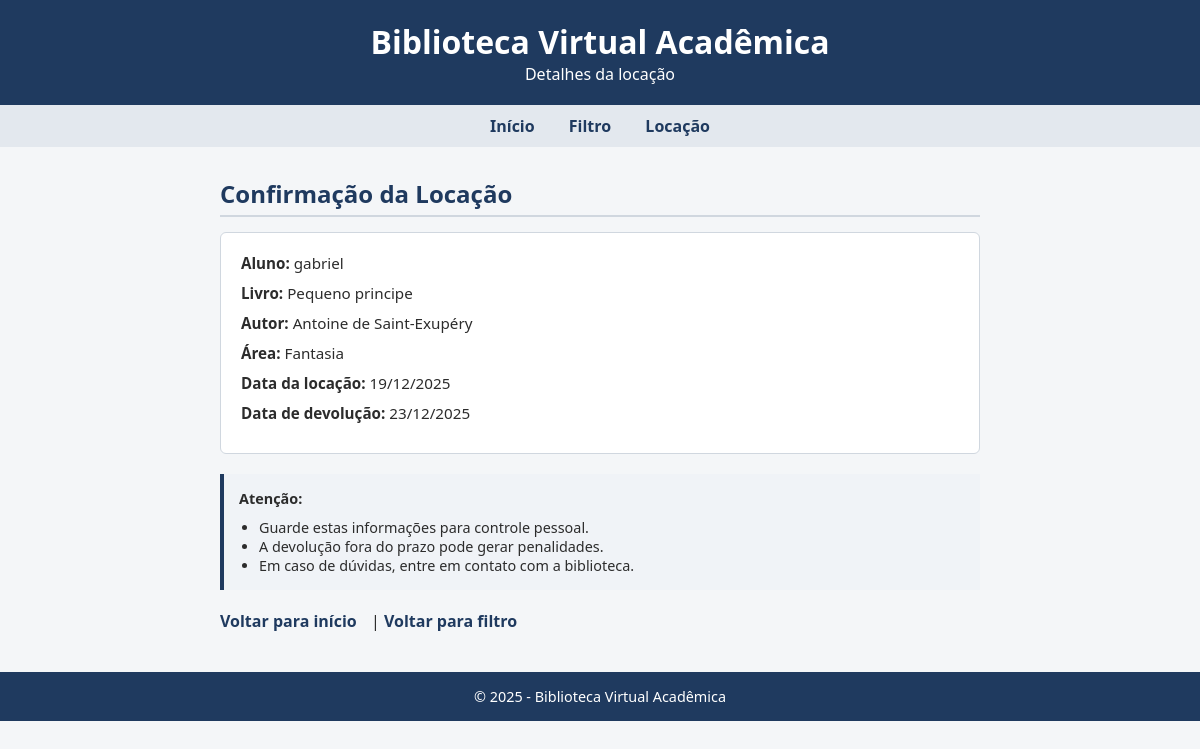
Before: /confirmacao/1/ with the older database file.
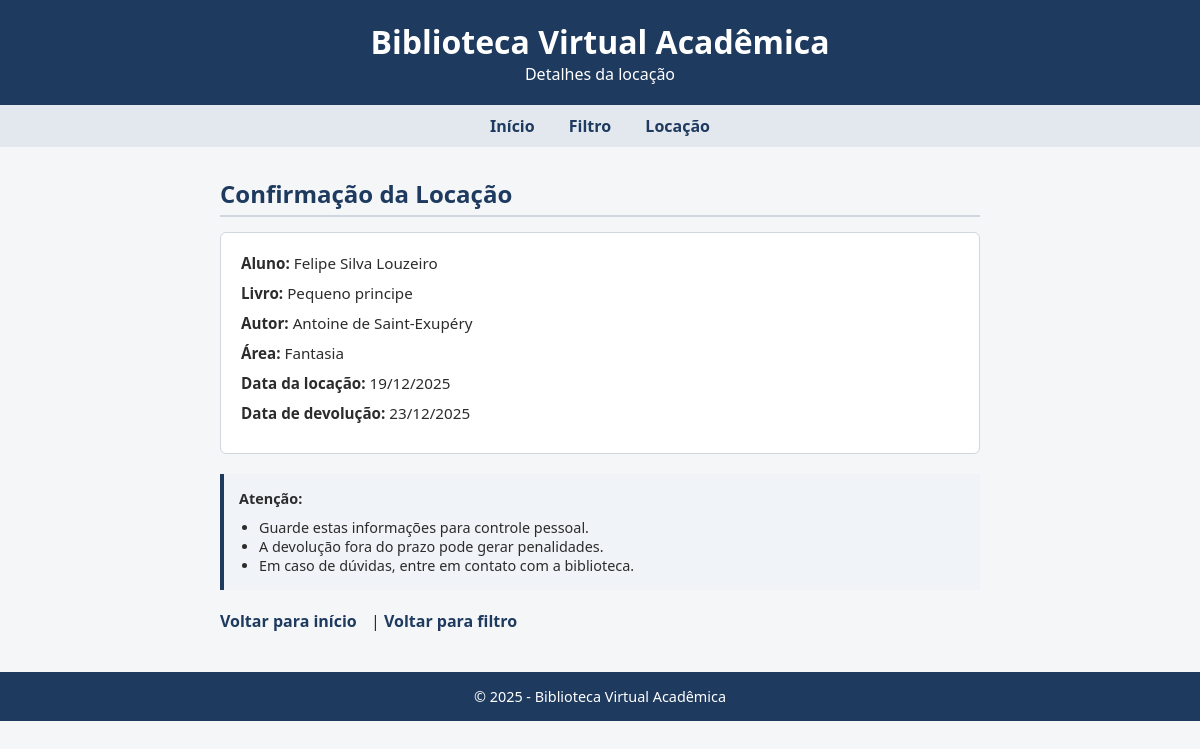
After: the same page with the newer database file.
### cadastro/models.py (models this page shows, shortened)
class Locacao(models.Model):
    nome = models.CharField(max_length=100)
    cpf = models.CharField(max_length=11)
    data_locacao = models.DateTimeField(auto_now_add=True)
    data_devolucao = models.DateField()
    livro = models.ForeignKey(Livro, on_delete=models.CASCADE)

class Livro(models.Model):
    STATUS_CHOICES = [
        ('D', 'Disponível'),
        ('L', 'Locado'),
    ]
    titulo = models.CharField(max_length=100)
    status = models.CharField(max_length=1, choices=STATUS_CHOICES, default='D')
    autor = models.CharField(max_length=150)
    area = models.CharField(max_length=100)

### cadastro/views.py (the view)
# urls.py: path('confirmacao/<int:livro_id>/', confirmacao_locacao, name='confirmacao_locacao'),
def confirmacao_locacao(request, livro_id):
    livro = get_object_or_404(Livro, id=livro_id)
    locacao = get_object_or_404(
        Locacao,
        livro=livro
    )
    return render(request, 'confirmacao.html', {
        'locacao': locacao
    })

### cadastro/templates/confirmacao.html (shortened to what this page needs)
<!DOCTYPE html>
<html lang="pt-BR">
<head>
</head>
<body>
<header>
    <h1>Biblioteca Virtual Acadêmica</h1>
    <p>Detalhes da locação</p>
</header>
<nav>
    <a href="{% url 'home' %}">Início</a>
    <a href="{% url 'filtro' %}">Filtro</a>
    <a href="{% url 'locacao' %}">Locação</a>
</nav>
<main>
    <section>
        <h2>Confirmação da Locação</h2>
        <div class="box-confirmacao">
            <p><strong>Aluno:</strong> {{ locacao.nome }}</p>
            <p><strong>Livro:</strong> {{ locacao.livro.titulo }}</p>
            <p><strong>Autor:</strong> {{ locacao.livro.autor }}</p>
            <p><strong>Área:</strong> {{ locacao.livro.area }}</p>
            <p><strong>Data da locação:</strong> {{ locacao.data_locacao|date:"d/m/Y" }}</p>
            <p><strong>Data de devolução:</strong> {{ locacao.data_devolucao|date:"d/m/Y" }}</p>
        </div>
        <div class="info">
            <strong>Atenção:</strong>
            <ul>
                <li>Guarde estas informações para controle pessoal.</li>
                <li>A devolução fora do prazo pode gerar penalidades.</li>
                <li>Em caso de dúvidas, entre em contato com a biblioteca.</li>
            </ul>
        </div>
        <div class="links">
            <a href="{% url 'home' %}">Voltar para início</a> |
            <a href="{% url 'filtro' %}">Voltar para filtro</a>
        </div>
    </section>
</main>
<footer>
    <p>&copy; 2025 - Biblioteca Virtual Acadêmica</p>
</footer>
</body>
</html>

### cadastro/templates/confirmacao.html (style rules this page uses)
* { margin: 0; padding: 0; box-sizing: border-box; font-family: "Segoe UI", Tahoma, Arial, sans-serif; }
body { background-color: #f4f6f8; color: #2c2c2c; }
header { background-color: #1f3a5f; color: #ffffff; padding: 20px; text-align: center; }
nav { background-color: #e3e8ee; padding: 10px; text-align: center; }
nav a { color: #1f3a5f; text-decoration: none; margin: 0 15px; font-weight: 600; }
main { max-width: 800px; margin: 30px auto; padding: 0 20px; }
section h2 { color: #1f3a5f; margin-bottom: 15px; border-bottom: 2px solid #d0d7df; padding-bottom: 5px; }
.box-confirmacao { background-color: #ffffff; border: 1px solid #d0d7df; border-radius: 6px; padding: 20px; margin-bottom: 20px; }
.box-confirmacao p { margin-bottom: 10px; font-size: 0.95rem; }
.info { background-color: #f0f3f7; border-left: 4px solid #1f3a5f; padding: 15px; font-size: 0.9rem; }
.info ul { margin-top: 10px; padding-left: 20px; }
.links { margin-top: 20px; }
.links a { color: #1f3a5f; text-decoration: none; font-weight: 600; margin-right: 10px; }
footer { background-color: #1f3a5f; color: #ffffff; text-align: center; padding: 15px; margin-top: 40px; font-size: 0.9rem; }

Changed rows visible on the page:
removed Locacao: nome "gabriel", livro.titulo "Pequeno principe", livro.autor "Antoine de Saint-Exupéry", livro.area "Fantasia", data_locacao "19/12/2025", data_devolucao "23/12/2025"
added Locacao: nome "Felipe Silva Louzeiro", livro.titulo "Pequeno principe", livro.autor "Antoine de Saint-Exupéry", livro.area "Fantasia", data_locacao "19/12/2025", data_devolucao "23/12/2025"
